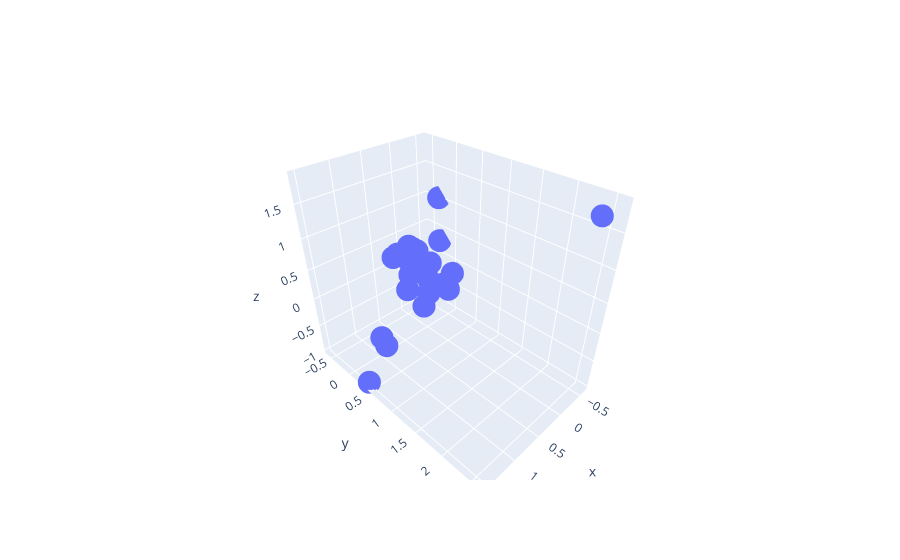

Notebook code cell kept with this figure:
### Code cell
num_C = C.detach().numpy()
print(num_C.shape)
print(num_C[:,0])
f = go.Figure(go.Scatter3d(x=num_C[:,0],y=num_C[:,1],z=num_C[:,2], text=chrs, mode="markers"))
f.show()
